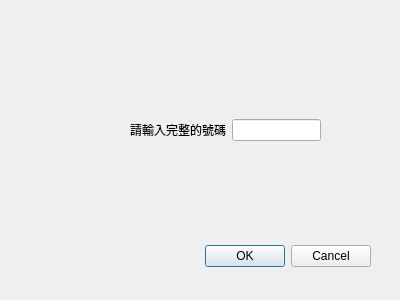
<?xml version="1.0" encoding="UTF-8"?>
<ui version="4.0">
 <class>Dialog</class>
 <widget class="QDialog" name="Dialog">
  <property name="geometry">
   <rect>
    <x>0</x>
    <y>0</y>
    <width>400</width>
    <height>300</height>
   </rect>
  </property>
  <property name="windowTitle">
   <string>Dialog</string>
  </property>
  <widget class="QDialogButtonBox" name="buttonBox">
   <property name="geometry">
    <rect>
     <x>30</x>
     <y>240</y>
     <width>341</width>
     <height>32</height>
    </rect>
   </property>
   <property name="orientation">
    <enum>Qt::Horizontal</enum>
   </property>
   <property name="standardButtons">
    <set>QDialogButtonBox::Cancel|QDialogButtonBox::Ok</set>
   </property>
  </widget>
  <widget class="QWidget" name="gridLayoutWidget">
   <property name="geometry">
    <rect>
     <x>130</x>
     <y>90</y>
     <width>191</width>
     <height>80</height>
    </rect>
   </property>
   <layout class="QGridLayout" name="gridLayout">
    <item row="0" column="0">
     <widget class="QLabel" name="label">
      <property name="text">
       <string>請輸入完整的號碼</string>
      </property>
     </widget>
    </item>
    <item row="0" column="1">
     <widget class="QLineEdit" name="lineEdit"/>
    </item>
   </layout>
  </widget>
 </widget>
 <resources/>
 <connections>
  <connection>
   <sender>buttonBox</sender>
   <signal>accepted()</signal>
   <receiver>Dialog</receiver>
   <slot>accept()</slot>
   <hints>
    <hint type="sourcelabel">
     <x>248</x>
     <y>254</y>
    </hint>
    <hint type="destinationlabel">
     <x>157</x>
     <y>274</y>
    </hint>
   </hints>
  </connection>
  <connection>
   <sender>buttonBox</sender>
   <signal>rejected()</signal>
   <receiver>Dialog</receiver>
   <slot>reject()</slot>
   <hints>
    <hint type="sourcelabel">
     <x>316</x>
     <y>260</y>
    </hint>
    <hint type="destinationlabel">
     <x>286</x>
     <y>274</y>
    </hint>
   </hints>
  </connection>
 </connections>
</ui>
